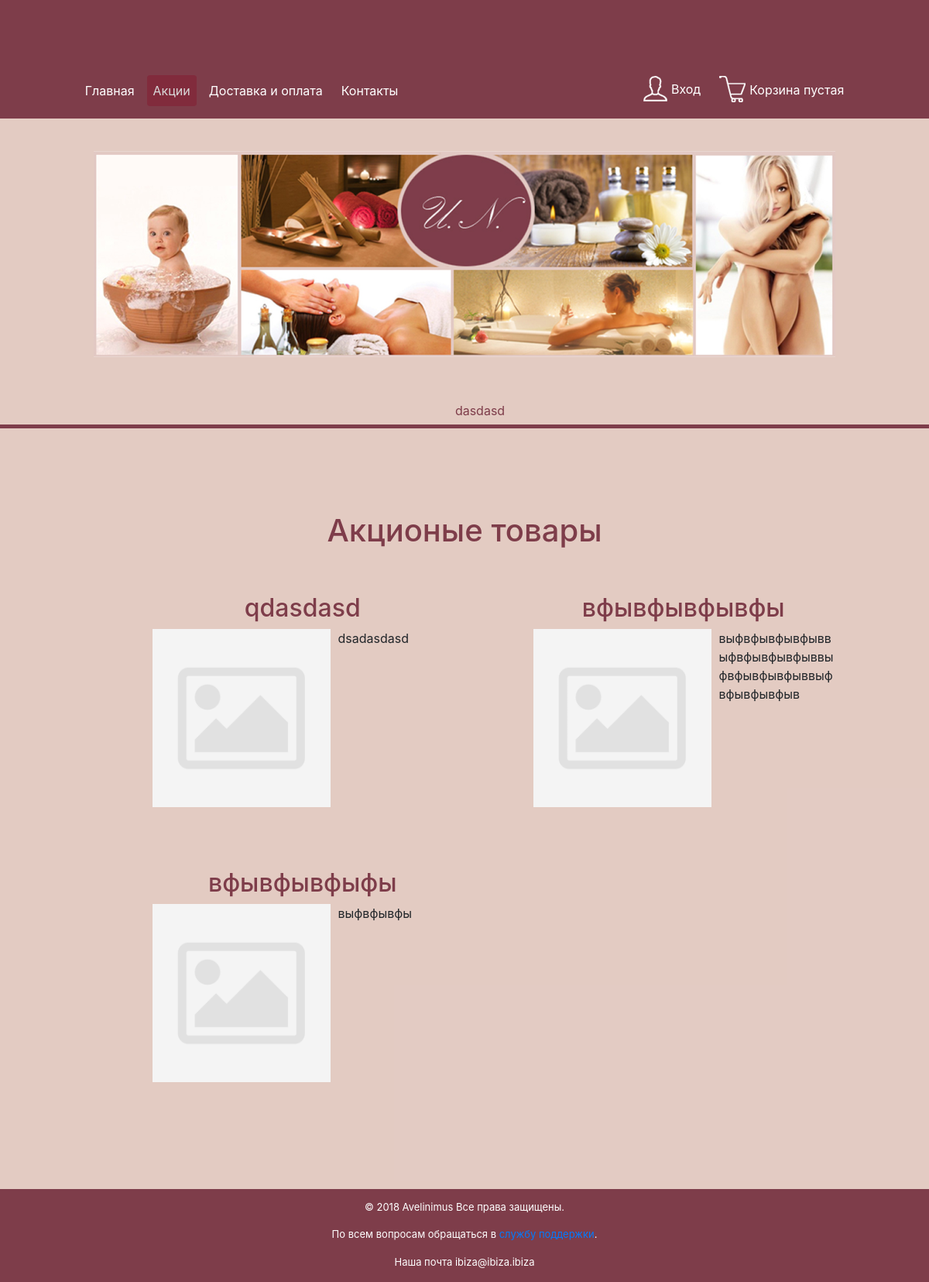
The page /ru/shares on the database as committed earlier.
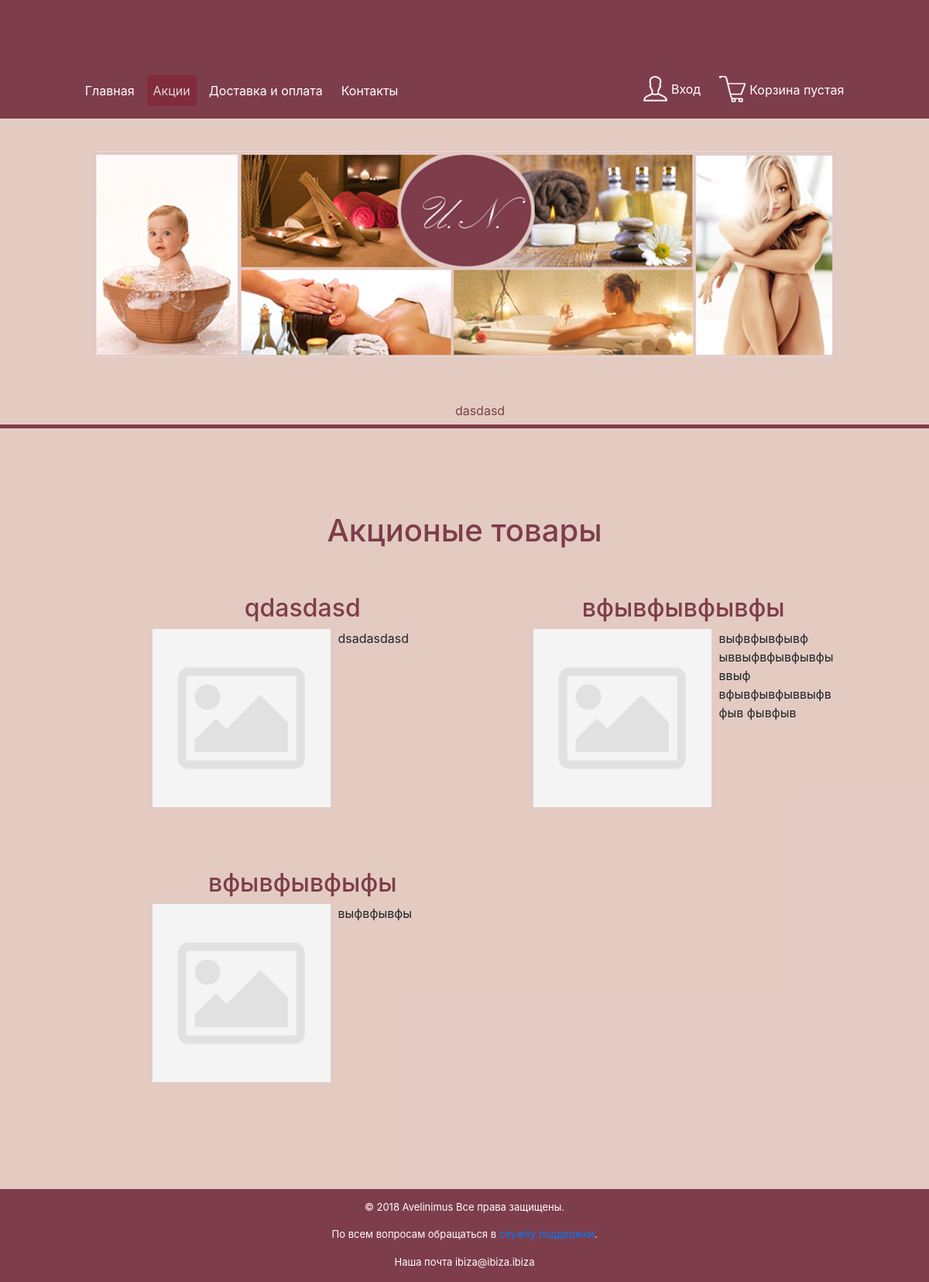
The same page on the database as committed later.
### ru/models.py (models this page shows, shortened)
class Products(models.Model):
    class Meta:
        ordering = ['name']
        index_together = [
            ['id', 'slug']
        ]
        verbose_name = 'Продукт'
        verbose_name_plural = 'Продукты'
    name = models.CharField(max_length=50, db_index=True, verbose_name="Название продукта")
    slug = models.SlugField(max_length=200, db_index=True,
                            unique=True, help_text='Нужно использовать для создания "хороших" URL-ов')
    category = models.ForeignKey(Category, db_index=True, on_delete=models.CASCADE, related_name="rel_category",
                                 verbose_name="Категория продукта")
    image = models.ImageField(upload_to='products/img/%Y/%m/%d/', blank=True,
                              verbose_name="Картинка для новостей (300 x 300)")
    price = models.DecimalField(max_digits=10, decimal_places=2, verbose_name="Цена(грн)")
    short_description = models.TextField(blank=True, verbose_name="Короткое описание в листе")
    description = RichTextUploadingField(blank=True, verbose_name="Детальное описание")
    created = models.DateTimeField(auto_now_add=True, verbose_name='Создан')
    available = models.BooleanField(default=True, verbose_name="Отображать")
    discount = models.IntegerField(validators=[MinValueValidator(0), MaxValueValidator(100)], default=0,
                                   verbose_name='Скидка (в процентах)')
    def get_absolute_url(self):
        return reverse('ru:product_detail', args={self.slug})

### ru/views.py (the view)
def shares_list_view(request):
    category_list = Category.objects.all()
    products_list = Products.objects.all()
    cart = Cart(request)
    for item in cart:
        item['update_quantity_form'] = CartAddProductForm(initial={
            'quantity': item['quantity'],
            'update': True
        })
    return render(request, 'ru/shares.html', {
        'category_list': category_list,
        'products_list': products_list,
        'cart': cart,
    })

### ru/cart.py (called while the page is built, shortened)
    def __iter__(self):
        product_ids = self.cart.keys()
        products = Products.objects.filter(id__in=product_ids)
        for product in products:
            self.cart[str(product.id)]['product'] = product

    def __len__(self):
        return sum(item['quantity'] for item in self.cart.values())

### ru/context_processors.py (called while the page is built)
def cart(request):
    return {'cart': Cart(request)}

### ru/models.py (called while the page is built)
    def get_absolute_url(self):
        return reverse('ru:category_detail', args={self.slug})

### templates/ru/shares.html (shortened to what this page needs)
{% extends 'ru/base.html' %}
    {% load static %}
    {% block top_menu %}
        <div class="top-menu">
            <ul class="navbar-nav mr-auto">
                <li class="nav-item">
                    <a class="nav-link" href="{% url "ru:category_list" %}">Главная</a>
                </li>
                <li class="nav-item active">
                    <a class="nav-link" href="{% url "ru:shares_list" %}">Акции</a>
                </li>
                <li class="nav-item">
                    <a class="nav-link" href="{% url "ru:payment" %}">Доставка и оплата</a>
                </li>
                <li class="nav-item">
                    <a class="nav-link" href="{% url "ru:contact" %}">Контакты</a>
                </li>
            </ul>
        </div>
    {% endblock %}
    {% block content %}
            <div class="products">
                <h1 align="center" style="color: #7E3D4A ">Акционые товары</h1>
                {% for product in products_list %}
                    {% if product.discount > 0 %}
                        <div class="col-12 col-md-6 block" style="padding-bottom: 3%; padding-left: 9%">
                            <h2 align="center" style="color: #7E3D4A">{{ product.name }}</h2>
                            <a href="{{ product.get_absolute_url }}"><img src="{% if product.image %}{{ product.image.url }}{% else %}{% static "ru/images/no_image.png"%}{% endif %}" width="230" height="230" align="left" style="margin-right: 10px"></a>
                            <p style="text-align: left;">{{ product.short_description }}</p>
                        </div>
                    {% endif %}
                {% endfor %}
            </div>
    {% endblock %}

Rows that differ between the two databases and show on the page:
changed Products "вфывфывфывфы": short_description "выфвфывфывфыввыфвфывфывфыввыфвфывфывфыввыфвфывфывфыв" → "выфвфывфывф ыввыфвфывфывфыввыф вфывфывфыввыфвфыв фывфыв"
